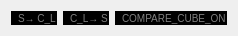
  <widget class="QWidget" name="horizontalLayoutWidget_3">
   <property name="geometry">
    <rect>
     <x>50</x>
     <y>10</y>
     <width>211</width>
     <height>16</height>
    </rect>
   </property>
   <layout class="QHBoxLayout" name="horizontalLayout">
    <item>
     <widget class="QRadioButton" name="string_to_cube_list_on">
      <property name="styleSheet">
       <string notr="true">QRadioButton{
  spacing: 2;
  background-color: black;
  color: gray;
  font-size: 10px;
  font-weight: normal;
}

QRadioButton:pressed {
    color: green;
}

 QRadioButton::indicator:checked {
  width: 5px;
  height: 5px;
  background-color:  green;
  color: gray;
 }

QRadioButton::indicator:unchecked {
  width: 5px;
  height: 5px;
  background-color:  black;
  color: red;
 }</string>
      </property>
      <property name="text">
       <string>S→ C_L</string>
      </property>
     </widget>
    </item>
    <item>
     <widget class="QRadioButton" name="cube_list_to_string_on">
      <property name="styleSheet">
       <string notr="true">QRadioButton{
  spacing: 2;
  background-color: black;
  color: gray;
  font-size: 10px;
  font-weight: normal;
}

QRadioButton:pressed {
    color: green;
}

 QRadioButton::indicator:checked {
  width: 5px;
  height: 5px;
  background-color:  green;
  color: gray;
 }

QRadioButton::indicator:unchecked {
  width: 5px;
  height: 5px;
  background-color:  black;
  color: red;
 }</string>
      </property>
      <property name="text">
       <string>C_L→ S</string>
      </property>
     </widget>
    </item>
    <item>
     <widget class="QRadioButton" name="compare_cube_on">
      <property name="styleSheet">
       <string notr="true">QRadioButton{
  spacing: 2;
  background-color: black;
  color: gray;
  font-size: 10px;
  font-weight: normal;
}

QRadioButton:pressed {
    color: green;
}

 QRadioButton::indicator:checked {
  width: 5px;
  height: 5px;
  background-color:  green;
  color: gray;
 }

QRadioButton::indicator:unchecked {
  width: 5px;
  height: 5px;
  background-color:  black;
  color: red;
 }</string>
      </property>
      <property name="text">
       <string>COMPARE_CUBE_ON</string>
      </property>
     </widget>
    </item>
   </layout>
  </widget>
